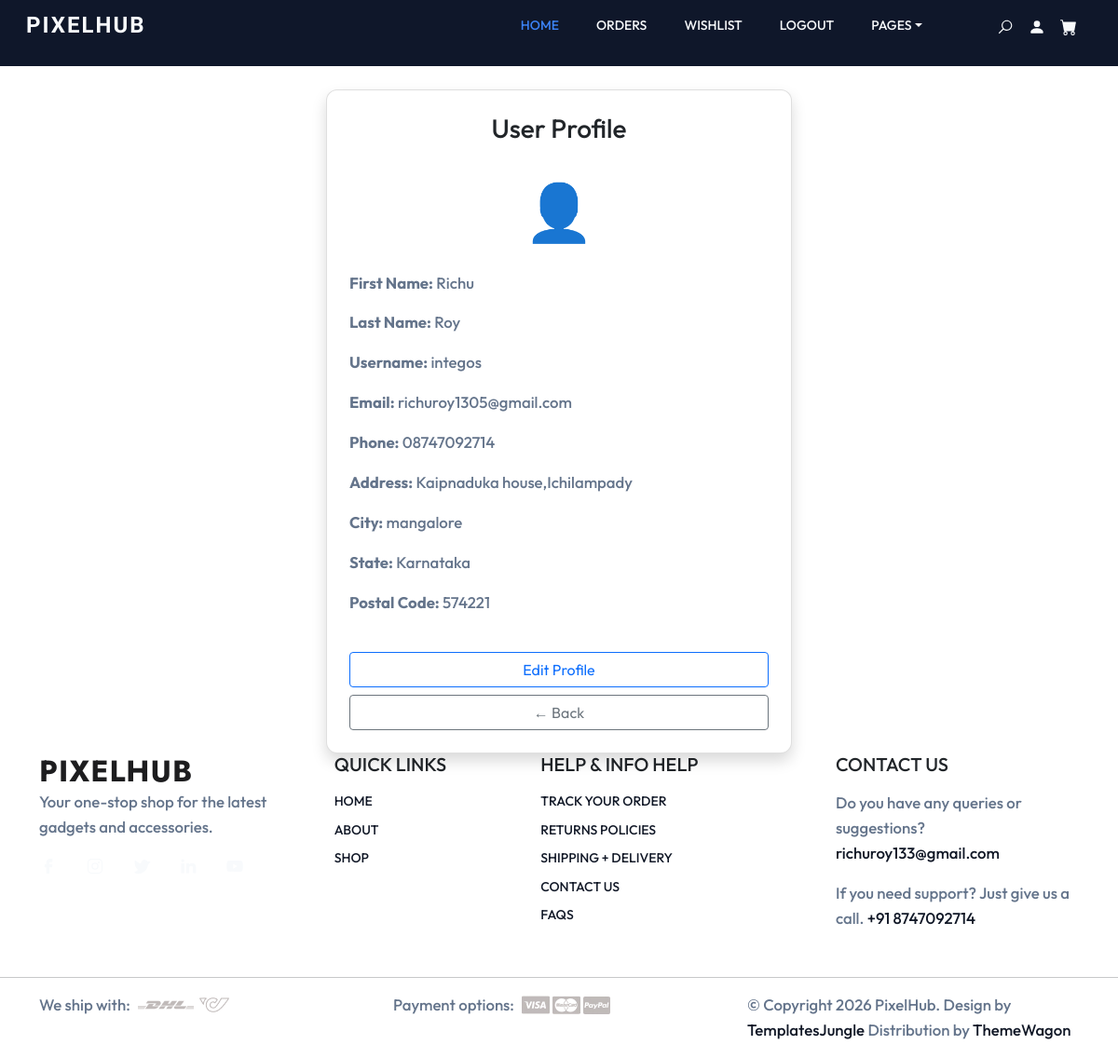
Page /userdetails (signed in) on the committed database.
### user/models.py (models this page shows)
class Register(models.Model):
    user=models.OneToOneField(User,on_delete=models.CASCADE)
    phone=models.CharField(max_length=10)
    address=models.TextField()
    postal_code=models.CharField(max_length=100)
    city=models.CharField(max_length=100)
    state=models.CharField(max_length=100)
    profile_photo=models.FileField(upload_to='profile')

### user/views.py (the view)
# urls.py: path('userdetails',views.userdetails,name='userdetails'),
def userdetails(request):
    if not request.user.is_authenticated:
        messages.error(request, 'Please log in to view your profile.')
        return redirect('login_user')
    user_details=Register.objects.get(user=request.user)
    return render(request,'user/userdetails.html',{'user_details':user_details})

### template/user/userdetails.html
{% extends 'user/pixel1.html' %}
{% block content %}
<div class="container mt-5 pt-5 d-flex justify-content-center">
    <div class="card p-4 shadow text-center" style="width:500px; border-radius:12px;">
        <h3 class="mb-4">User Profile</h3>
        {% if user_details.profile_photo %}
            <img src="{{ user_details.profile_photo.url }}"
                 width="120"
                 class="mb-3"
                 style="border-radius:50%; object-fit:cover;">
        {% else %}
            <div class="mb-3">
                <span style="font-size:60px;">👤</span>
            </div>
        {% endif %}
        <div class="text-start">
            <p><b>First Name:</b> {{ request.user.first_name }}</p>
            <p><b>Last Name:</b> {{ request.user.last_name }}</p>
            <p><b>Username:</b> {{ request.user.username }}</p>
            <p><b>Email:</b> {{ request.user.email }}</p>
            <p><b>Phone:</b> {{ user_details.phone }}</p>
            <p><b>Address:</b> {{ user_details.address }}</p>
            <p><b>City:</b> {{ user_details.city }}</p>
            <p><b>State:</b> {{ user_details.state }}</p>
            <p><b>Postal Code:</b> {{ user_details.postal_code }}</p>
        </div>
        <div class="mt-4">
            <a href="{% url 'edituser' %}" class="btn btn-outline-primary w-100 mb-2">
                Edit Profile
            </a>
            <a href="{% url 'userhome' %}" class="btn btn-outline-secondary w-100">
                ← Back
            </a>
        </div>
    </div>
</div>
{% endblock %}

### static/ministore/style.css (style rules this page uses)
:root { --accent-color: #3B82F6; --white-color: #F8FAFC; --black-color: #0F172A; --gray-color: #F8FAFC; --gray-color-300: #E2E8F0; --gray-color-500: #64748B; --gray-color-800: #111827; --light-gray-color: #F8FAFC; --primary-color: #3B82F6; --bs-primary-rgb: 59,130,246; --light-color: #F8FAFC; --dark-color: #111827; --light-blue-color: #F8FAFC; --navbar-color-color: #0F172A; --swiper-theme-color: #3B82F6; --swiper-pagination-color: #3B82F6; }
:root { --body-font : "Outfit", sans-serif; --heading-font : "Outfit", sans-serif; }
*, *::before, *::after { -webkit-box-sizing: border-box; -moz-box-sizing: border-box; box-sizing: border-box; }
html { box-sizing: border-box; }
body { font-family: var(--body-font); font-size: 14px; font-weight: 500; line-height: 1.6; margin: 0; }
p { font-size: 1.2em; color: var(--gray-color-500); }
a { color: var(--dark-color); text-decoration: none; transition: 0.3s color ease-out; }

### rows in the picture
Register: phone "08747092714", address "Kaipnaduka house,Ichilampady", city "mangalore", state "Karnataka", postal_code "574221"

### other values in the picture
{{ request.user.first_name }} "Richu"
{{ request.user.last_name }} "Roy"
{{ request.user.username }} "integos"
{{ request.user.email }} "richuroy1305@gmail.com"
